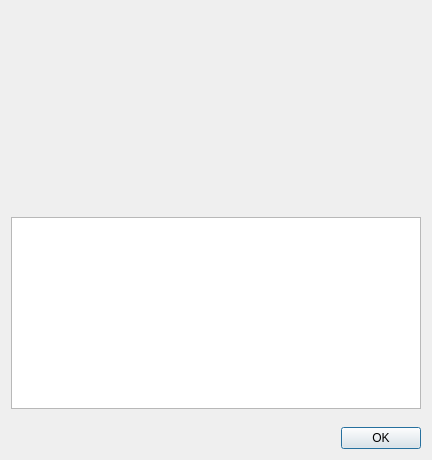
<?xml version="1.0" encoding="UTF-8"?>
<ui version="4.0">
 <class>AboutDialog</class>
 <widget class="QDialog" name="AboutDialog">
  <property name="geometry">
   <rect>
    <x>0</x>
    <y>0</y>
    <width>432</width>
    <height>460</height>
   </rect>
  </property>
  <property name="windowTitle">
   <string>About Dofus.io Map Editor</string>
  </property>
  <layout class="QVBoxLayout" name="verticalLayout_3">
   <property name="sizeConstraint">
    <enum>QLayout::SetDefaultConstraint</enum>
   </property>
   <item>
    <layout class="QHBoxLayout" name="logoLayout">
     <item>
      <spacer name="horizontalSpacer">
       <property name="orientation">
        <enum>Qt::Horizontal</enum>
       </property>
       <property name="sizeHint" stdset="0">
        <size>
         <width>0</width>
         <height>20</height>
        </size>
       </property>
      </spacer>
     </item>
     <item>
      <widget class="QLabel" name="logo">
       <property name="minimumSize">
        <size>
         <width>400</width>
         <height>200</height>
        </size>
       </property>
       <property name="text">
        <string/>
       </property>
       <property name="pixmap">
        <pixmap resource="tiled.qrc">:/images/about-dofus-map-editor-logo.png</pixmap>
       </property>
      </widget>
     </item>
     <item>
      <spacer name="horizontalSpacer_2">
       <property name="orientation">
        <enum>Qt::Horizontal</enum>
       </property>
       <property name="sizeHint" stdset="0">
        <size>
         <width>0</width>
         <height>20</height>
        </size>
       </property>
      </spacer>
     </item>
    </layout>
   </item>
   <item>
    <widget class="QTextBrowser" name="textBrowser">
     <property name="openExternalLinks">
      <bool>true</bool>
     </property>
    </widget>
   </item>
   <item>
    <spacer name="verticalSpacer">
     <property name="orientation">
      <enum>Qt::Vertical</enum>
     </property>
     <property name="sizeHint" stdset="0">
      <size>
       <width>20</width>
       <height>0</height>
      </size>
     </property>
    </spacer>
   </item>
   <item>
    <layout class="QHBoxLayout" name="buttonLayout">
     <property name="sizeConstraint">
      <enum>QLayout::SetDefaultConstraint</enum>
     </property>
     <item>
      <spacer name="horizontalSpacer_3">
       <property name="orientation">
        <enum>Qt::Horizontal</enum>
       </property>
       <property name="sizeType">
        <enum>QSizePolicy::Expanding</enum>
       </property>
       <property name="sizeHint" stdset="0">
        <size>
         <width>40</width>
         <height>20</height>
        </size>
       </property>
      </spacer>
     </item>
     <item>
      <widget class="QPushButton" name="pushButton">
       <property name="text">
        <string>OK</string>
       </property>
      </widget>
     </item>
    </layout>
   </item>
  </layout>
 </widget>
 <resources>
  <include location="tiled.qrc"/>
 </resources>
 <connections>
  <connection>
   <sender>pushButton</sender>
   <signal>clicked()</signal>
   <receiver>AboutDialog</receiver>
   <slot>close()</slot>
   <hints>
    <hint type="sourcelabel">
     <x>460</x>
     <y>347</y>
    </hint>
    <hint type="destinationlabel">
     <x>255</x>
     <y>185</y>
    </hint>
   </hints>
  </connection>
 </connections>
</ui>
